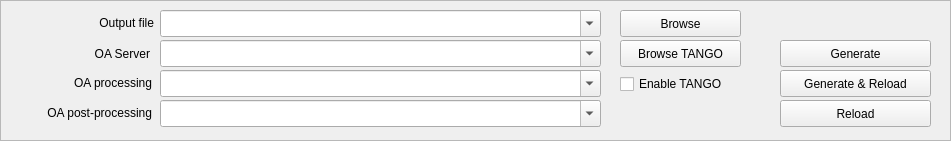
   <widget class="QFrame" name="frame_4">
    <property name="geometry">
     <rect>
      <x>20</x>
      <y>160</y>
      <width>951</width>
      <height>141</height>
     </rect>
    </property>
    <property name="frameShape">
     <enum>QFrame::StyledPanel</enum>
    </property>
    <property name="frameShadow">
     <enum>QFrame::Raised</enum>
    </property>
    <widget class="QPushButton" name="output_browse">
     <property name="geometry">
      <rect>
       <x>620</x>
       <y>10</y>
       <width>121</width>
       <height>27</height>
      </rect>
     </property>
     <property name="whatsThis">
      <string>&lt;html&gt;&lt;head/&gt;&lt;body&gt;&lt;p&gt;Open a file browser to select the location of the output configuration file.&lt;/p&gt;&lt;/body&gt;&lt;/html&gt;</string>
     </property>
     <property name="text">
      <string>Browse</string>
     </property>
    </widget>
    <widget class="QLabel" name="label_11">
     <property name="geometry">
      <rect>
       <x>33</x>
       <y>13</y>
       <width>121</width>
       <height>20</height>
      </rect>
     </property>
     <property name="text">
      <string>Output file</string>
     </property>
     <property name="alignment">
      <set>Qt::AlignRight|Qt::AlignTrailing|Qt::AlignVCenter</set>
     </property>
    </widget>
    <widget class="QPushButton" name="output_generate">
     <property name="geometry">
      <rect>
       <x>780</x>
       <y>40</y>
       <width>151</width>
       <height>27</height>
      </rect>
     </property>
     <property name="whatsThis">
      <string>&lt;html&gt;&lt;head/&gt;&lt;body&gt;&lt;p&gt;Generate a new configuration file for the Online Analysis server. The new file will not be used until a reload command will be issued to the OA server.&lt;/p&gt;&lt;/body&gt;&lt;/html&gt;</string>
     </property>
     <property name="text">
      <string>Generate</string>
     </property>
    </widget>
    <widget class="QLabel" name="label_13">
     <property name="geometry">
      <rect>
       <x>31</x>
       <y>73</y>
       <width>121</width>
       <height>20</height>
      </rect>
     </property>
     <property name="text">
      <string>OA processing</string>
     </property>
     <property name="alignment">
      <set>Qt::AlignRight|Qt::AlignTrailing|Qt::AlignVCenter</set>
     </property>
    </widget>
    <widget class="QLabel" name="label_14">
     <property name="geometry">
      <rect>
       <x>11</x>
       <y>103</y>
       <width>141</width>
       <height>20</height>
      </rect>
     </property>
     <property name="text">
      <string>OA post-processing</string>
     </property>
     <property name="alignment">
      <set>Qt::AlignRight|Qt::AlignTrailing|Qt::AlignVCenter</set>
     </property>
    </widget>
    <widget class="QLabel" name="label_12">
     <property name="geometry">
      <rect>
       <x>29</x>
       <y>44</y>
       <width>121</width>
       <height>20</height>
      </rect>
     </property>
     <property name="text">
      <string>OA Server</string>
     </property>
     <property name="alignment">
      <set>Qt::AlignRight|Qt::AlignTrailing|Qt::AlignVCenter</set>
     </property>
    </widget>
    <widget class="QPushButton" name="output_genreload">
     <property name="geometry">
      <rect>
       <x>780</x>
       <y>70</y>
       <width>151</width>
       <height>27</height>
      </rect>
     </property>
     <property name="whatsThis">
      <string>&lt;html&gt;&lt;head/&gt;&lt;body&gt;&lt;p&gt;Generate a new configuration file for the Online Analysis server and issue a reload command.&lt;/p&gt;&lt;/body&gt;&lt;/html&gt;</string>
     </property>
     <property name="text">
      <string>Generate &amp;&amp; Reload</string>
     </property>
    </widget>
    <widget class="QPushButton" name="output_reload">
     <property name="geometry">
      <rect>
       <x>780</x>
       <y>100</y>
       <width>151</width>
       <height>27</height>
      </rect>
     </property>
     <property name="whatsThis">
      <string>&lt;html&gt;&lt;head/&gt;&lt;body&gt;&lt;p&gt;Issue a reload command to the Online Analysis server. Without a new configuration file, this is equivalent to a complete reset of the OA output.&lt;/p&gt;&lt;/body&gt;&lt;/html&gt;</string>
     </property>
     <property name="text">
      <string>Reload</string>
     </property>
    </widget>
    <widget class="QPushButton" name="tango_browse">
     <property name="geometry">
      <rect>
       <x>620</x>
       <y>40</y>
       <width>121</width>
       <height>27</height>
      </rect>
     </property>
     <property name="whatsThis">
      <string>&lt;html&gt;&lt;head/&gt;&lt;body&gt;&lt;p&gt;Browse the TANGO database to select the OA server. Works only if the environment variable TANGO_HOST is set.&lt;/p&gt;&lt;/body&gt;&lt;/html&gt;</string>
     </property>
     <property name="text">
      <string>Browse TANGO</string>
     </property>
    </widget>
    <widget class="QComboBox" name="oa_postprocess">
     <property name="geometry">
      <rect>
       <x>160</x>
       <y>100</y>
       <width>441</width>
       <height>27</height>
      </rect>
     </property>
     <property name="whatsThis">
      <string>&lt;html&gt;&lt;head/&gt;&lt;body&gt;&lt;p&gt;The post-processing module and function loaded by the WorkSpawner server.&lt;/p&gt;&lt;p&gt;&lt;span style=&quot; font-weight:600;&quot;&gt;WARNING: change it only if you know what you are doing. A wrong value will prevent the OA to operate.&lt;/span&gt;&lt;/p&gt;&lt;/body&gt;&lt;/html&gt;</string>
     </property>
     <property name="editable">
      <bool>true</bool>
     </property>
     <property name="frame">
      <bool>true</bool>
     </property>
    </widget>
    <widget class="QComboBox" name="oa_outputfile">
     <property name="geometry">
      <rect>
       <x>160</x>
       <y>10</y>
       <width>441</width>
       <height>27</height>
      </rect>
     </property>
     <property name="whatsThis">
      <string>&lt;html&gt;&lt;head/&gt;&lt;body&gt;&lt;p&gt;Specifies the full path of the file that will be loaded by the OnlineAnalysis server. &lt;/p&gt;&lt;p&gt;&lt;span style=&quot;font-weight:600;&quot;&gt;WARNING: change it only if you know what you are doing. A wrong path will prevent the OA to load the new configuration file.&lt;/span&gt;&lt;/p&gt;&lt;/body&gt;&lt;/html&gt;</string>
     </property>
     <property name="editable">
      <bool>true</bool>
     </property>
     <property name="frame">
      <bool>true</bool>
     </property>
    </widget>
    <widget class="QComboBox" name="oa_server">
     <property name="geometry">
      <rect>
       <x>160</x>
       <y>40</y>
       <width>441</width>
       <height>27</height>
      </rect>
     </property>
     <property name="whatsThis">
      <string>&lt;html&gt;&lt;head/&gt;&lt;body&gt;&lt;p&gt;TANGO device of the Online Analysisi server.&lt;/p&gt;&lt;p&gt;&lt;span style=&quot;font-weight:600;&quot;&gt;WARNING: change it only if you know what you are doing. A wrong value will prevent the OA to operate.&lt;/span&gt;&lt;/p&gt;&lt;/body&gt;&lt;/html&gt;</string>
     </property>
     <property name="editable">
      <bool>true</bool>
     </property>
     <property name="frame">
      <bool>true</bool>
     </property>
    </widget>
    <widget class="QComboBox" name="oa_process">
     <property name="geometry">
      <rect>
       <x>160</x>
       <y>70</y>
       <width>441</width>
       <height>27</height>
      </rect>
     </property>
     <property name="whatsThis">
      <string>&lt;html&gt;&lt;head/&gt;&lt;body&gt;&lt;p&gt;The processing module and function loaded by the WorkSpawner server.&lt;/p&gt;&lt;p&gt;&lt;span style=&quot;font-weight:600;&quot;&gt;WARNING: change it only if you know what you are doing. A wrong value will prevent the OA to operate.&lt;/span&gt;&lt;/p&gt;&lt;/body&gt;&lt;/html&gt;</string>
     </property>
     <property name="editable">
      <bool>true</bool>
     </property>
     <property name="frame">
      <bool>true</bool>
     </property>
    </widget>
    <widget class="QCheckBox" name="en_tango">
     <property name="geometry">
      <rect>
       <x>620</x>
       <y>73</y>
       <width>131</width>
       <height>22</height>
      </rect>
     </property>
     <property name="text">
      <string>Enable TANGO</string>
     </property>
    </widget>
   </widget>
